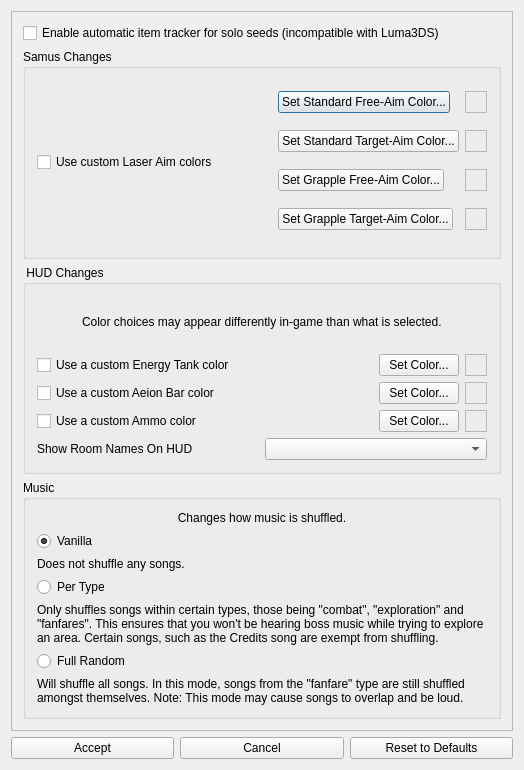
<?xml version="1.0" encoding="UTF-8"?>
<ui version="4.0">
 <class>MSRCosmeticPatchesDialog</class>
 <widget class="QDialog" name="MSRCosmeticPatchesDialog">
  <property name="geometry">
   <rect>
    <x>0</x>
    <y>0</y>
    <width>524</width>
    <height>770</height>
   </rect>
  </property>
  <property name="windowTitle">
   <string>Metroid: Samus Returns - Cosmetic Options</string>
  </property>
  <layout class="QGridLayout" name="gridLayout">
   <item row="0" column="0" colspan="3">
    <widget class="QScrollArea" name="scrollArea">
     <property name="widgetResizable">
      <bool>true</bool>
     </property>
     <widget class="QWidget" name="scroll_area_contents">
      <property name="geometry">
       <rect>
        <x>0</x>
        <y>0</y>
        <width>504</width>
        <height>723</height>
       </rect>
      </property>
      <layout class="QVBoxLayout" name="verticalLayout">
       <item>
        <widget class="QCheckBox" name="enable_remote_lua">
         <property name="text">
          <string>Enable automatic item tracker for solo seeds (incompatible with Luma3DS)</string>
         </property>
        </widget>
       </item>
       <item>
        <widget class="QGroupBox" name="game_changes_box">
         <property name="title">
          <string>Samus Changes</string>
         </property>
         <layout class="QHBoxLayout" name="horizontalLayout">
          <item>
           <widget class="QCheckBox" name="custom_laser_color_check">
            <property name="text">
             <string>Use custom Laser Aim colors</string>
            </property>
           </widget>
          </item>
          <item>
           <layout class="QGridLayout" name="gridLayout_3">
            <item row="0" column="2">
             <widget class="QPushButton" name="custom_laser_unlocked_color_button">
              <property name="sizePolicy">
               <sizepolicy hsizetype="Maximum" vsizetype="Fixed">
                <horstretch>0</horstretch>
                <verstretch>0</verstretch>
               </sizepolicy>
              </property>
              <property name="text">
               <string>Set Standard Free-Aim Color...</string>
              </property>
             </widget>
            </item>
            <item row="0" column="3">
             <widget class="QFrame" name="custom_laser_unlocked_color_square">
              <property name="sizePolicy">
               <sizepolicy hsizetype="Fixed" vsizetype="Fixed">
                <horstretch>0</horstretch>
                <verstretch>0</verstretch>
               </sizepolicy>
              </property>
              <property name="minimumSize">
               <size>
                <width>22</width>
                <height>22</height>
               </size>
              </property>
              <property name="autoFillBackground">
               <bool>false</bool>
              </property>
              <property name="frameShape">
               <enum>QFrame::StyledPanel</enum>
              </property>
              <property name="frameShadow">
               <enum>QFrame::Raised</enum>
              </property>
              <property name="lineWidth">
               <number>1</number>
              </property>
             </widget>
            </item>
            <item row="2" column="2">
             <widget class="QPushButton" name="custom_grapple_laser_unlocked_color_button">
              <property name="sizePolicy">
               <sizepolicy hsizetype="Maximum" vsizetype="Fixed">
                <horstretch>0</horstretch>
                <verstretch>0</verstretch>
               </sizepolicy>
              </property>
              <property name="text">
               <string>Set Grapple Free-Aim Color...</string>
              </property>
             </widget>
            </item>
            <item row="1" column="3">
             <widget class="QFrame" name="custom_laser_locked_color_square">
              <property name="sizePolicy">
               <sizepolicy hsizetype="Fixed" vsizetype="Fixed">
                <horstretch>0</horstretch>
                <verstretch>0</verstretch>
               </sizepolicy>
              </property>
              <property name="minimumSize">
               <size>
                <width>22</width>
                <height>22</height>
               </size>
              </property>
              <property name="autoFillBackground">
               <bool>false</bool>
              </property>
              <property name="frameShape">
               <enum>QFrame::StyledPanel</enum>
              </property>
              <property name="frameShadow">
               <enum>QFrame::Raised</enum>
              </property>
              <property name="lineWidth">
               <number>1</number>
              </property>
             </widget>
            </item>
            <item row="1" column="2">
             <widget class="QPushButton" name="custom_laser_locked_color_button">
              <property name="sizePolicy">
               <sizepolicy hsizetype="Maximum" vsizetype="Fixed">
                <horstretch>0</horstretch>
                <verstretch>0</verstretch>
               </sizepolicy>
              </property>
              <property name="text">
               <string>Set Standard Target-Aim Color...</string>
              </property>
             </widget>
            </item>
            <item row="3" column="2">
             <widget class="QPushButton" name="custom_grapple_laser_locked_color_button">
              <property name="sizePolicy">
               <sizepolicy hsizetype="Maximum" vsizetype="Fixed">
                <horstretch>0</horstretch>
                <verstretch>0</verstretch>
               </sizepolicy>
              </property>
              <property name="text">
               <string>Set Grapple Target-Aim Color...</string>
              </property>
             </widget>
            </item>
            <item row="2" column="3">
             <widget class="QFrame" name="custom_grapple_laser_unlocked_color_square">
              <property name="sizePolicy">
               <sizepolicy hsizetype="Fixed" vsizetype="Fixed">
                <horstretch>0</horstretch>
                <verstretch>0</verstretch>
               </sizepolicy>
              </property>
              <property name="minimumSize">
               <size>
                <width>22</width>
                <height>22</height>
               </size>
              </property>
              <property name="autoFillBackground">
               <bool>false</bool>
              </property>
              <property name="frameShape">
               <enum>QFrame::StyledPanel</enum>
              </property>
              <property name="frameShadow">
               <enum>QFrame::Raised</enum>
              </property>
              <property name="lineWidth">
               <number>1</number>
              </property>
             </widget>
            </item>
            <item row="3" column="3">
             <widget class="QFrame" name="custom_grapple_laser_locked_color_square">
              <property name="sizePolicy">
               <sizepolicy hsizetype="Fixed" vsizetype="Fixed">
                <horstretch>0</horstretch>
                <verstretch>0</verstretch>
               </sizepolicy>
              </property>
              <property name="minimumSize">
               <size>
                <width>22</width>
                <height>22</height>
               </size>
              </property>
              <property name="autoFillBackground">
               <bool>false</bool>
              </property>
              <property name="frameShape">
               <enum>QFrame::StyledPanel</enum>
              </property>
              <property name="frameShadow">
               <enum>QFrame::Raised</enum>
              </property>
              <property name="lineWidth">
               <number>1</number>
              </property>
             </widget>
            </item>
           </layout>
          </item>
         </layout>
        </widget>
       </item>
       <item>
        <widget class="QGroupBox" name="groupBox">
         <property name="title">
          <string> HUD Changes</string>
         </property>
         <layout class="QGridLayout" name="gridLayout_2">
          <item row="1" column="0" colspan="2">
           <layout class="QHBoxLayout" name="energy_tank_color_layout">
            <property name="spacing">
             <number>6</number>
            </property>
            <item>
             <widget class="QCheckBox" name="custom_energy_tank_color_check">
              <property name="text">
               <string>Use a custom Energy Tank color</string>
              </property>
             </widget>
            </item>
            <item>
             <widget class="QPushButton" name="custom_energy_tank_color_button">
              <property name="sizePolicy">
               <sizepolicy hsizetype="Maximum" vsizetype="Fixed">
                <horstretch>0</horstretch>
                <verstretch>0</verstretch>
               </sizepolicy>
              </property>
              <property name="text">
               <string>Set Color...</string>
              </property>
             </widget>
            </item>
            <item>
             <widget class="QFrame" name="custom_energy_tank_color_square">
              <property name="sizePolicy">
               <sizepolicy hsizetype="Fixed" vsizetype="Fixed">
                <horstretch>0</horstretch>
                <verstretch>0</verstretch>
               </sizepolicy>
              </property>
              <property name="minimumSize">
               <size>
                <width>22</width>
                <height>22</height>
               </size>
              </property>
              <property name="autoFillBackground">
               <bool>false</bool>
              </property>
              <property name="frameShape">
               <enum>QFrame::StyledPanel</enum>
              </property>
              <property name="frameShadow">
               <enum>QFrame::Raised</enum>
              </property>
              <property name="lineWidth">
               <number>1</number>
              </property>
             </widget>
            </item>
           </layout>
          </item>
          <item row="2" column="0" colspan="2">
           <layout class="QHBoxLayout" name="aeion_bar_color_layout">
            <property name="spacing">
             <number>6</number>
            </property>
            <item>
             <widget class="QCheckBox" name="custom_aeion_bar_color_check">
              <property name="text">
               <string>Use a custom Aeion Bar color</string>
              </property>
             </widget>
            </item>
            <item>
             <widget class="QPushButton" name="custom_aeion_bar_color_button">
              <property name="sizePolicy">
               <sizepolicy hsizetype="Maximum" vsizetype="Fixed">
                <horstretch>0</horstretch>
                <verstretch>0</verstretch>
               </sizepolicy>
              </property>
              <property name="text">
               <string>Set Color...</string>
              </property>
             </widget>
            </item>
            <item>
             <widget class="QFrame" name="custom_aeion_bar_color_square">
              <property name="sizePolicy">
               <sizepolicy hsizetype="Fixed" vsizetype="Fixed">
                <horstretch>0</horstretch>
                <verstretch>0</verstretch>
               </sizepolicy>
              </property>
              <property name="minimumSize">
               <size>
                <width>22</width>
                <height>22</height>
               </size>
              </property>
              <property name="autoFillBackground">
               <bool>false</bool>
              </property>
              <property name="frameShape">
               <enum>QFrame::StyledPanel</enum>
              </property>
              <property name="frameShadow">
               <enum>QFrame::Raised</enum>
              </property>
              <property name="lineWidth">
               <number>1</number>
              </property>
             </widget>
            </item>
           </layout>
          </item>
          <item row="4" column="1">
           <widget class="QComboBox" name="room_names_dropdown">
            <property name="editable">
             <bool>false</bool>
            </property>
            <property name="currentText">
             <string/>
            </property>
            <property name="placeholderText">
             <string/>
            </property>
           </widget>
          </item>
          <item row="0" column="0" colspan="2" alignment="Qt::AlignHCenter">
           <widget class="QLabel" name="label">
            <property name="text">
             <string>Color choices may appear differently in-game than what is selected.</string>
            </property>
           </widget>
          </item>
          <item row="4" column="0">
           <widget class="QLabel" name="room_names_label">
            <property name="sizePolicy">
             <sizepolicy hsizetype="Preferred" vsizetype="Preferred">
              <horstretch>0</horstretch>
              <verstretch>0</verstretch>
             </sizepolicy>
            </property>
            <property name="text">
             <string>Show Room Names On HUD</string>
            </property>
           </widget>
          </item>
          <item row="3" column="0" colspan="2">
           <layout class="QHBoxLayout" name="ammo_hud_color_layout">
            <property name="spacing">
             <number>6</number>
            </property>
            <item>
             <widget class="QCheckBox" name="custom_ammo_hud_color_check">
              <property name="text">
               <string>Use a custom Ammo color</string>
              </property>
             </widget>
            </item>
            <item>
             <widget class="QPushButton" name="custom_ammo_hud_color_button">
              <property name="sizePolicy">
               <sizepolicy hsizetype="Maximum" vsizetype="Fixed">
                <horstretch>0</horstretch>
                <verstretch>0</verstretch>
               </sizepolicy>
              </property>
              <property name="text">
               <string>Set Color...</string>
              </property>
             </widget>
            </item>
            <item>
             <widget class="QFrame" name="custom_ammo_hud_color_square">
              <property name="sizePolicy">
               <sizepolicy hsizetype="Fixed" vsizetype="Fixed">
                <horstretch>0</horstretch>
                <verstretch>0</verstretch>
               </sizepolicy>
              </property>
              <property name="minimumSize">
               <size>
                <width>22</width>
                <height>22</height>
               </size>
              </property>
              <property name="autoFillBackground">
               <bool>false</bool>
              </property>
              <property name="frameShape">
               <enum>QFrame::StyledPanel</enum>
              </property>
              <property name="frameShadow">
               <enum>QFrame::Raised</enum>
              </property>
              <property name="lineWidth">
               <number>1</number>
              </property>
             </widget>
            </item>
           </layout>
          </item>
         </layout>
        </widget>
       </item>
       <item>
        <widget class="QGroupBox" name="groupBox_2">
         <property name="title">
          <string>Music</string>
         </property>
         <layout class="QGridLayout" name="gridLayout_4">
          <item row="10" column="0">
           <widget class="QRadioButton" name="full_music_option">
            <property name="text">
             <string>Full Random</string>
            </property>
           </widget>
          </item>
          <item row="0" column="0">
           <widget class="QLabel" name="music_sub_label">
            <property name="text">
             <string>Changes how music is shuffled.</string>
            </property>
            <property name="alignment">
             <set>Qt::AlignCenter</set>
            </property>
            <property name="wordWrap">
             <bool>true</bool>
            </property>
           </widget>
          </item>
          <item row="1" column="0">
           <widget class="QRadioButton" name="vanilla_music_option">
            <property name="text">
             <string>Vanilla</string>
            </property>
            <property name="checked">
             <bool>true</bool>
            </property>
           </widget>
          </item>
          <item row="3" column="0">
           <widget class="QRadioButton" name="type_music_option">
            <property name="text">
             <string>Per Type</string>
            </property>
           </widget>
          </item>
          <item row="5" column="0">
           <widget class="QLabel" name="type_music_label">
            <property name="text">
             <string>Only shuffles songs within certain types, those being &quot;combat&quot;, &quot;exploration&quot; and &quot;fanfares&quot;. This ensures that you won't be hearing boss music while trying to explore an area. Certain songs, such as the Credits song are exempt from shuffling.</string>
            </property>
            <property name="alignment">
             <set>Qt::AlignLeading|Qt::AlignLeft|Qt::AlignVCenter</set>
            </property>
            <property name="wordWrap">
             <bool>true</bool>
            </property>
           </widget>
          </item>
          <item row="2" column="0">
           <widget class="QLabel" name="vanilla_music_label">
            <property name="text">
             <string>Does not shuffle any songs.</string>
            </property>
            <property name="wordWrap">
             <bool>true</bool>
            </property>
           </widget>
          </item>
          <item row="11" column="0">
           <widget class="QLabel" name="full_music_label">
            <property name="text">
             <string>Will shuffle all songs. In this mode, songs from the &quot;fanfare&quot; type are still shuffled amongst themselves. Note: This mode may cause songs to overlap and be loud.</string>
            </property>
            <property name="wordWrap">
             <bool>true</bool>
            </property>
           </widget>
          </item>
         </layout>
        </widget>
       </item>
      </layout>
     </widget>
    </widget>
   </item>
   <item row="1" column="0">
    <widget class="QPushButton" name="accept_button">
     <property name="text">
      <string>Accept</string>
     </property>
    </widget>
   </item>
   <item row="1" column="1">
    <widget class="QPushButton" name="cancel_button">
     <property name="text">
      <string>Cancel</string>
     </property>
    </widget>
   </item>
   <item row="1" column="2">
    <widget class="QPushButton" name="reset_button">
     <property name="text">
      <string>Reset to Defaults</string>
     </property>
    </widget>
   </item>
  </layout>
 </widget>
 <layoutdefault spacing="6" margin="11"/>
 <resources/>
 <connections/>
</ui>
